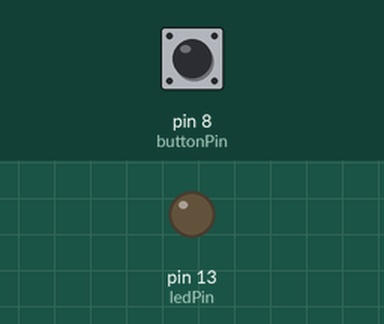
Recording of a sketch running on a simulated Arduino Uno, built with avr-gcc and run on an emulated ATmega328P. Parts: output pins drawn as LEDs (lit = HIGH). The test bench sets the inputs (shaded band); at power-on: pin 8 (buttonPin) HIGH.

Above: at 1.2 s.
1.3 s: pin 8 (buttonPin) pulled LOW for 0.15 s
At 1.37 s:
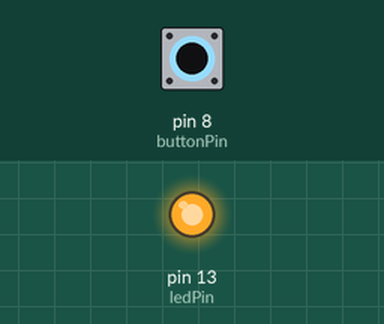
2.9 s: pin 8 (buttonPin) pulled LOW for 3.2 s
At 7.1 s:
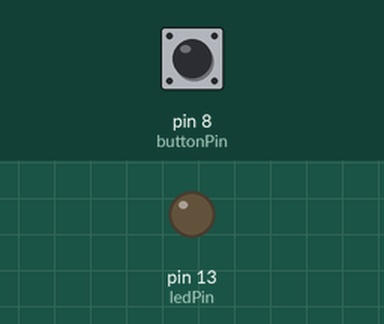
Timing chart, 0 to 8.6 s (numbered marks = the images above; inputs shaded):
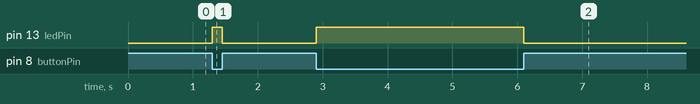

The sketch:

sketch-12-2.ino
```cpp
int ledPin = 13;
int buttonPin = 8;
int buttonStatus;

void setup() {
  pinMode(ledPin, OUTPUT);
  pinMode(buttonPin, INPUT_PULLUP);
}

void loop() {
  buttonStatus = digitalRead(buttonPin);
  if(buttonStatus == LOW)
    digitalWrite(ledPin, HIGH);
  else
    digitalWrite(ledPin, LOW);
}
```

Measured:
- after the input at 1.3 s, pin 13 (ledPin): LOW → HIGH at once, → LOW 0.15 s later
- after the input at 2.9 s, pin 13 (ledPin): LOW → HIGH at once, → LOW 3.2 s later
